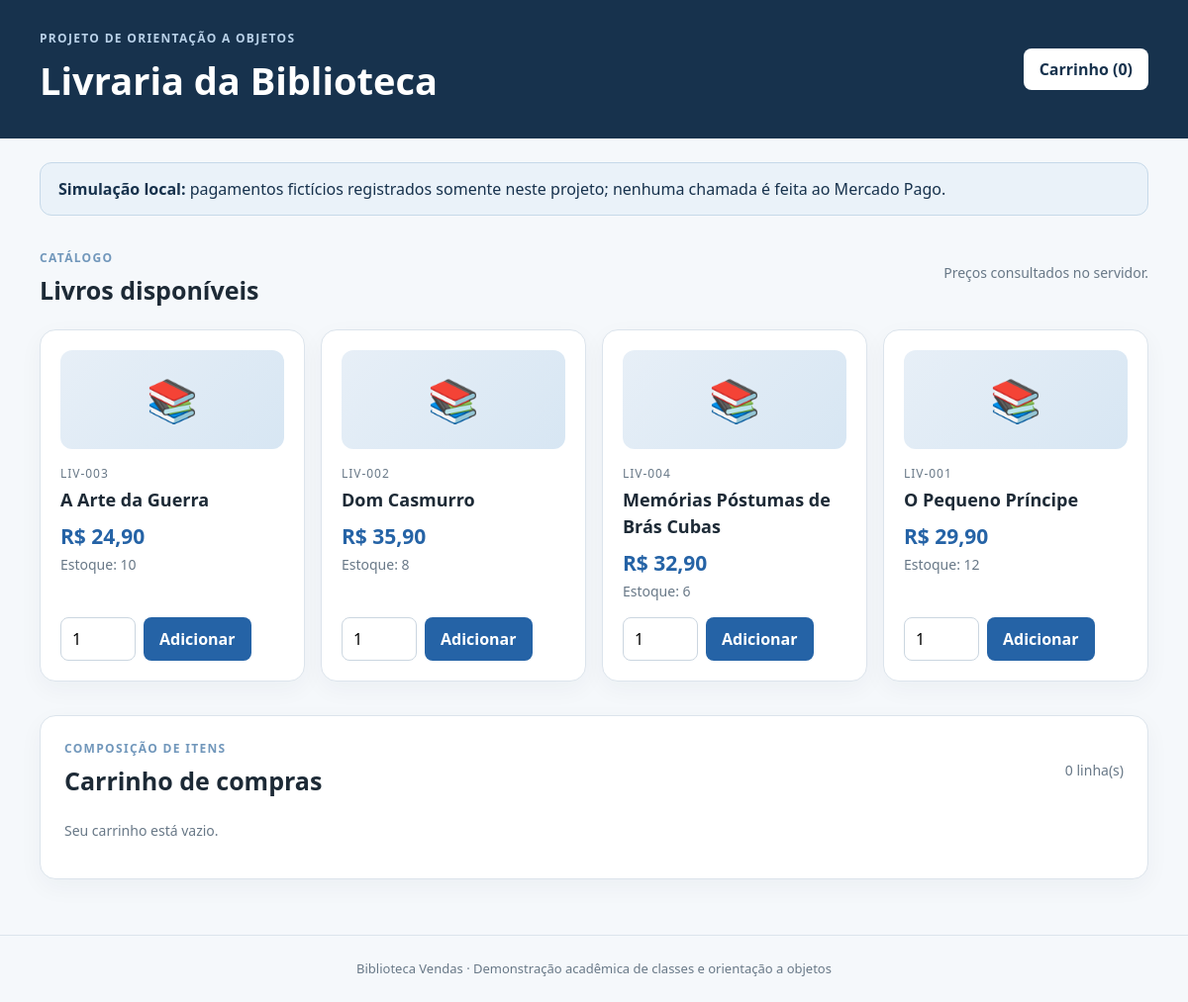
The page / on the database its author committed.
### tables this page shows
CREATE TABLE IF NOT EXISTS produtos (
    id BIGINT UNSIGNED AUTO_INCREMENT PRIMARY KEY,
    codigo VARCHAR(40) NOT NULL UNIQUE,
    nome VARCHAR(160) NOT NULL,
    isbn VARCHAR(20) NULL UNIQUE,
    autor VARCHAR(180) NULL,
    editora VARCHAR(140) NULL,
    categoria VARCHAR(100) NULL,
    ano_publicacao SMALLINT UNSIGNED NULL,
    descricao TEXT NULL,
    imagem_url VARCHAR(500) NULL,
    preco_centavos INT UNSIGNED NOT NULL,
    custo_centavos INT UNSIGNED NULL,
    estoque INT UNSIGNED NOT NULL DEFAULT 0,
    estoque_minimo INT UNSIGNED NOT NULL DEFAULT 2,
    localizacao VARCHAR(80) NULL,
    ativo BOOLEAN NOT NULL DEFAULT TRUE,
    criado_em TIMESTAMP NOT NULL DEFAULT CURRENT_TIMESTAMP,
    atualizado_em TIMESTAMP NOT NULL DEFAULT CURRENT_TIMESTAMP ON UPDATE CURRENT_TIMESTAMP,
    CONSTRAINT chk_produtos_preco CHECK (preco_centavos > 0)
);

### src/bootstrap.php (called while the page is built, shortened)
<?php
spl_autoload_register(static function (string $class): void {
    $prefix = 'BibliotecaVendas\\';
    $relative = substr($class, strlen($prefix));
    $file = __DIR__ . '/' . str_replace('\\', '/', $relative) . '.php';
});

### src/Entities/CarrinhoDeCompras.php (called while the page is built, shortened)
<?php
final class CarrinhoDeCompras
{
    private array $itens = [];
    public function itens(): array { return array_values($this->itens); }
    public function estaVazio(): bool { return $this->itens === []; }
}

### src/Support/SimulacaoLocal.php (called while the page is built, shortened)
<?php
final class SimulacaoLocal
{
    public static function requisicaoLocal(): bool
    {
        return in_array(
            (string) ($_SERVER['REMOTE_ADDR'] ?? ''),
            ['127.0.0.1', '::1', '::ffff:127.0.0.1'],
            true
        );
    }
}

### src/Repositories/ProdutoRepository.php (called while the page is built, shortened)
<?php
final class ProdutoRepository
{
    public function listarAtivos(): array
    {
        $rows = $this->pdo->query(
            'SELECT id, codigo, nome, preco_centavos, estoque FROM produtos WHERE ativo = 1 ORDER BY nome'
        )->fetchAll();
        return array_map(fn (array $row): Produto => $this->mapear($row), $rows);
    }
    private function mapear(array $row): Produto
    {
        return new Produto(
            (int) $row['id'],
            (string) $row['codigo'],
            (string) $row['nome'],
            (int) $row['preco_centavos'],
            (int) $row['estoque']
        );
    }
}

### src/Entities/Produto.php (called while the page is built, shortened)
<?php
final class Produto
{
    public function id(): int { return $this->id; }
    public function codigo(): string { return $this->codigo; }
    public function nome(): string { return $this->nome; }
    public function precoCentavos(): int { return $this->precoCentavos; }
    public function estoque(): int { return $this->estoque; }
}

### src/Support/Seguranca.php (called while the page is built, shortened)
<?php
final class Seguranca
{
    public static function escapar(string|int|null $value): string
    {
        return htmlspecialchars((string) $value, ENT_QUOTES | ENT_SUBSTITUTE, 'UTF-8');
    }
    public static function dinheiro(int $centavos): string
    {
        return 'R$ ' . number_format($centavos / 100, 2, ',', '.');
    }
}

### public/index.php (the view, shortened to what this page needs)
<?php
require_once dirname(__DIR__) . '/src/bootstrap.php';
$produtos = [];
$carrinho = new CarrinhoDeCompras();
$paymentMode = 'simulado_local';
try {
    $pdo = Database::connect();
    $paymentMode = trim((string) (getenv('PAYMENT_MODE') ?: 'simulado_local'));
    $produtoRepo = new ProdutoRepository($pdo);
    $produtos = $produtoRepo->listarAtivos();
} catch (DomainException|InvalidArgumentException|RuntimeException $e) {
    $erro = $e->getMessage();
} catch (Throwable $e) {
    error_log((string) $e);
    $erro = 'Não foi possível concluir. Confira a conexão com o banco e tente novamente.';
}
$itensCarrinho = $carrinho->itens();
?>
<!doctype html>
<html lang="pt-BR">
<head>
    <link rel="stylesheet" href="assets/app.css">
</head>
<body>
<header class="topo">
    <div class="container topo__conteudo">
        <div><p class="eyebrow">Projeto de orientação a objetos</p><h1>Livraria da Biblioteca</h1></div>
        <a class="botao botao--claro" href="#carrinho">Carrinho (<?= count($itensCarrinho) ?>)</a>
    </div>
</header>
<main class="container">
    <?php if ($paymentMode === 'mercadopago_test'): ?>
        <section class="aviso"><strong>Sandbox do Mercado Pago:</strong> pagamentos enviados ao ambiente de teste do provedor. Use somente credenciais e cartões de teste.</section>
    <?php elseif ($paymentMode === 'simulado_local' && SimulacaoLocal::requisicaoLocal()): ?>
        <section class="aviso"><strong>Simulação local:</strong> pagamentos fictícios registrados somente neste projeto; nenhuma chamada é feita ao Mercado Pago.</section>
    <?php else: ?>
        <section class="aviso"><strong>Checkout indisponível:</strong> configure um modo de teste válido para continuar.</section>
    <?php endif; ?>
    <section class="secao">
        <div class="secao-titulo"><div><p class="eyebrow">Catálogo</p><h2>Livros disponíveis</h2></div><p class="muted">Preços consultados no servidor.</p></div>
        <?php if ($produtos === []): ?>
            <div class="painel"><p>Nenhum produto disponível. Importe database/schema.sql para carregar os livros de demonstração.</p></div>
        <?php else: ?>
            <div class="grade-produtos">
                <?php foreach ($produtos as $produto): ?>
                    <article class="produto">
                        <div class="produto__capa">📚</div>
                        <div><p class="codigo"><?= Seguranca::escapar($produto->codigo()) ?></p><h3><?= Seguranca::escapar($produto->nome()) ?></h3>
                            <p class="preco"><?= Seguranca::dinheiro($produto->precoCentavos()) ?></p>
                            <p class="muted">Estoque: <?= $produto->estoque() ?></p>
                        </div>
                        <form method="post" class="form-adicionar">
                            <input id="qtd-<?= $produto->id() ?>" type="number" name="quantidade" min="1" max="<?= $produto->estoque() ?>" value="1" required>
                            <button class="botao" type="submit">Adicionar</button>
                        </form>
                    </article>
                <?php endforeach; ?>
            </div>
        <?php endif; ?>
    </section>
    <section class="secao painel" id="carrinho">
        <div class="secao-titulo"><div><p class="eyebrow">Composição de itens</p><h2>Carrinho de compras</h2></div><span class="muted"><?= count($itensCarrinho) ?> linha(s)</span></div>
        <?php if ($carrinho->estaVazio()): ?>
            <p class="muted">Seu carrinho está vazio.</p>
        <?php endif; ?>
    </section>
</main>
<footer class="rodape">Biblioteca Vendas · Demonstração acadêmica de classes e orientação a objetos</footer>
</body>
</html>

### public/assets/app.css (style rules this page uses)
:root { --navy: #17324d; --blue: #2563a6; --pale: #eaf2f9; --ink: #1d2a36; --muted: #687887; --line: #dce4ec; --white: #fff; --green: #16794b; --red: #a43131; }
* { box-sizing: border-box; }
body { margin: 0; background: #f5f8fb; color: var(--ink); font: 16px/1.5 "Segoe UI", Arial, sans-serif; }
.container { width: min(1120px, calc(100% - 32px)); margin: 0 auto; }
.topo { background: var(--navy); color: var(--white); padding: 30px 0; }
.topo__conteudo { display: flex; align-items: center; justify-content: space-between; gap: 20px; }
h1, h2, h3, p { margin-top: 0; }
h1 { margin-bottom: 0; font-size: clamp(26px, 4vw, 38px); }
h2 { margin-bottom: 0; font-size: 25px; }
h3 { margin: 0 0 7px; font-size: 18px; }
.eyebrow { margin: 0 0 5px; color: #7197bb; font-size: 12px; font-weight: 800; letter-spacing: .11em; text-transform: uppercase; }
.topo .eyebrow { color: #b9d1e8; }
.aviso { margin: 24px 0; border: 1px solid #c6d9e9; border-radius: 12px; background: var(--pale); padding: 14px 18px; color: var(--navy); }
.secao { margin: 34px 0; }
.painel, .produto { border: 1px solid var(--line); border-radius: 16px; background: var(--white); box-shadow: 0 8px 24px #17324d0b; }
.painel { padding: 24px; }
.secao-titulo { display: flex; align-items: center; justify-content: space-between; gap: 16px; margin-bottom: 20px; }
.grade-produtos { display: grid; grid-template-columns: repeat(auto-fit, minmax(235px, 1fr)); gap: 16px; }
.produto { display: flex; flex-direction: column; gap: 16px; padding: 20px; }
.produto__capa { display: grid; place-items: center; height: 100px; border-radius: 12px; background: linear-gradient(135deg, #e7eff7, #d7e6f3); font-size: 42px; }
.codigo { margin: 0 0 4px; color: var(--muted); font-size: 12px; letter-spacing: .08em; }
.preco { margin: 8px 0 0; color: var(--blue); font-size: 21px; font-weight: 800; }
.muted { color: var(--muted); font-size: 14px; }
.produto .muted { margin: 2px 0 0; }
.form-adicionar { display: flex; gap: 8px; margin-top: auto; }
input, select { width: 100%; min-height: 42px; border: 1px solid #cbd6e0; border-radius: 8px; padding: 9px 11px; font: inherit; background: #fff; }
.form-adicionar input { max-width: 76px; }
.botao { display: inline-flex; justify-content: center; align-items: center; min-height: 42px; border: 0; border-radius: 8px; padding: 9px 16px; background: var(--blue); color: #fff; font: inherit; font-weight: 700; text-decoration: none; cursor: pointer; }
.botao--claro { background: #fff; color: var(--navy); }
.rodape { margin-top: 56px; padding: 24px 16px; border-top: 1px solid var(--line); color: var(--muted); text-align: center; font-size: 13px; }

### rows shown on the page
produtos: codigo "LIV-003", nome "A Arte da Guerra", preco_centavos "R$ 24,90", estoque "10"
produtos: codigo "LIV-002", nome "Dom Casmurro", preco_centavos "R$ 35,90", estoque "8"
produtos: codigo "LIV-004", nome "Memórias Póstumas de Brás Cubas", preco_centavos "R$ 32,90", estoque "6"
produtos: codigo "LIV-001", nome "O Pequeno Príncipe", preco_centavos "R$ 29,90", estoque "12", quantidade "1"

### other values the page prints
count($itensCarrinho) "0"
